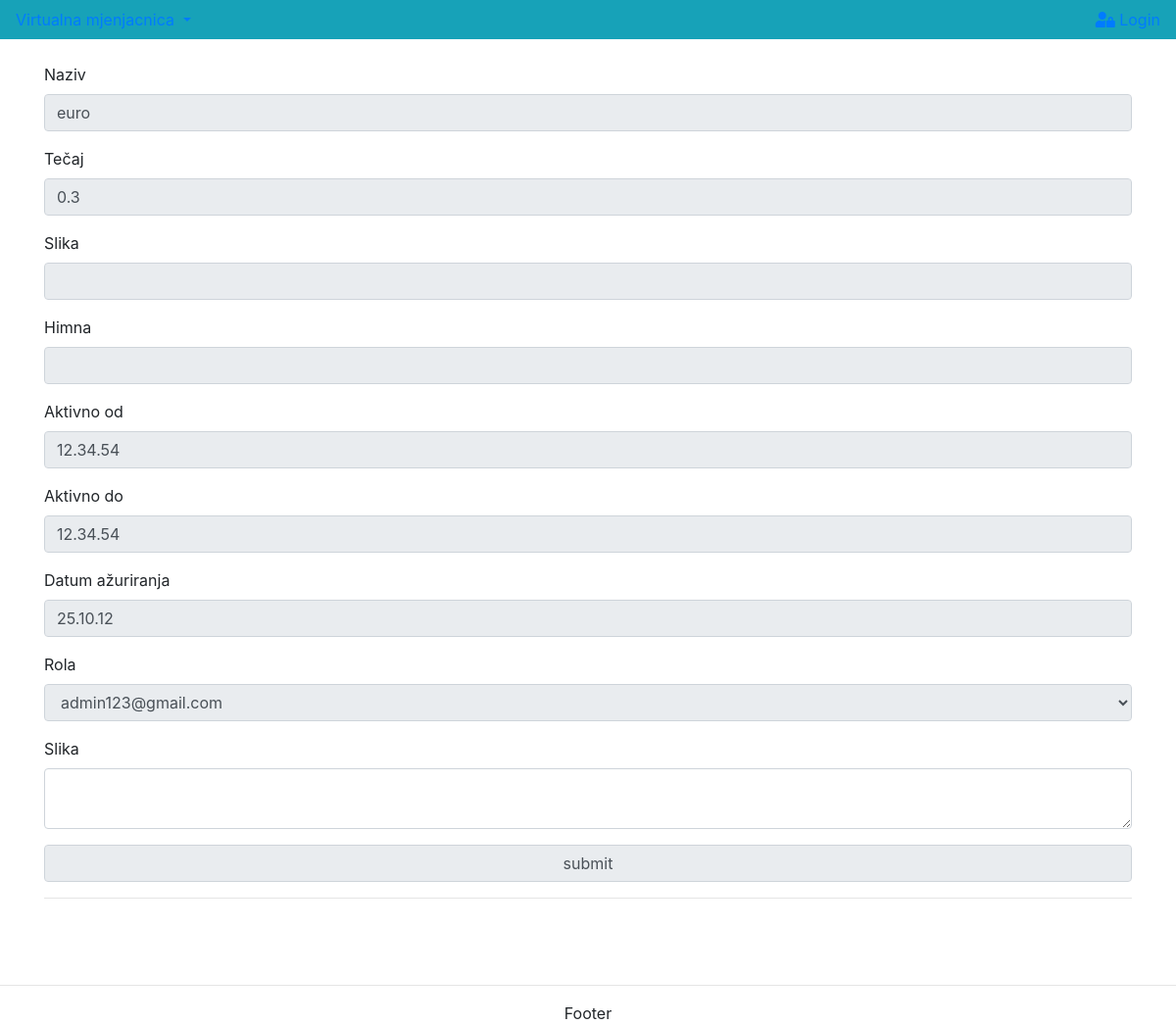
The app's page /valuta.php?id=1, older data.
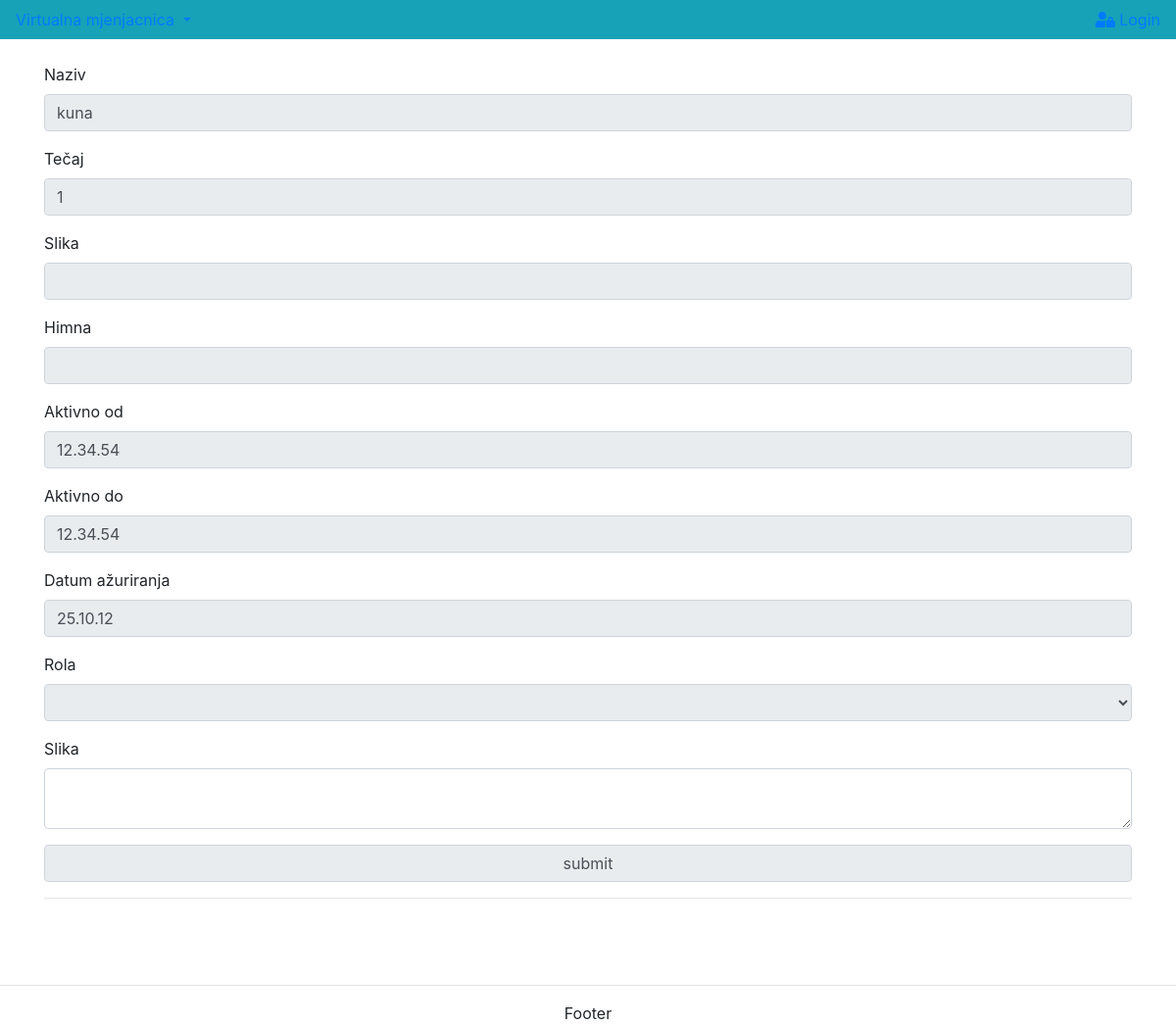
The same page, newer data.
### tables this page shows
create table valuta
(
    valuta_id           int not null primary key auto_increment,
    moderator_id        int not null,
    naziv               varchar(50) not null,
    tecaj               double,
    slika               varchar(255),
    zvuk                varchar(255),
    aktivno_od          time,
    aktivno_do          time,
    datum_azuriranja    date
);

### valuta.php (the view, shortened to what this page needs)
<?php include_once "etc/config.php"; ?>
<!doctype html>
<html prefix="og: http://ogp.me/ns#" class="no-js" lang="en" dir="ltr">
    <head>
        <?php include_once "template/head.php"; ?>
    </head>
    <div>
        <?php include_once "template/navigation.php"; ?>
        <br>
        <?php
            $query = $conn->prepare('select a.* from valuta a where a.valuta_id = :valuta_id');
            $query->execute([
                'valuta_id' => $_GET['id']
            ]);
            $valuta = $query->fetch(5);
            $role = 'notAdmin';
        ?>
        <div class="row justify-content-center align-self-center">
            <div class="container align-items-center">
                <form action="/private/admin/updateCurrency.php" method="post">
                    <div class="form-group">
                        <label for="naziv">Naziv</label>
                        <input type="text" <?= $role!='admin' ? 'disabled':'' ?>
                               class="form-control" id="naziv" value="<?= $valuta->naziv; ?>" name="naziv">
                    </div>
                    <div class="form-group">
                        <label for="tecaj">Tečaj</label>
                        <input type="number" <?= $role!='admin' ? 'disabled':'' ?>
                               step="0.01" class="form-control" value="<?= $valuta->tecaj; ?>" id="tecaj" name="tecaj">
                    </div>
                    <div class="form-group">
                        <label for="slika">Slika</label>
                        <input type="text" <?= $role!='admin' ? 'disabled':'' ?>
                               class="form-control" id="slika" value="<?= $valuta->slika; ?>"  name="slika">
                    </div>
                    <div class="form-group">
                        <label for="zvuk">Himna</label>
                        <input type="text" <?= $role!='admin' ? 'disabled':'' ?>
                               class="form-control" id="zvuk" value="<?= $valuta->zvuk; ?>" name="zvuk">
                    </div>
                    <div class="form-group">
                        <label for="aktivno_od">Aktivno od</label>
                        <input type="text" <?= $role!='admin' ? 'disabled':'' ?>
                               class="form-control time_picker" id="aktivno_od" name="aktivno_od"
                            value="<?= date('H.i.s', strtotime($valuta->datum_azuriranja . $valuta->aktivno_od)); ?>">
                    </div>
                    <div class="form-group">
                        <label for="aktivno_do">Aktivno do</label>
                        <input type="text" <?= $role!='admin' ? 'disabled':'' ?>
                               class="form-control time_picker" id="aktivno_do" name="aktivno_do"
                               value="<?= date('H.i.s', strtotime($valuta->datum_azuriranja . $valuta->aktivno_do)); ?>">
                    </div>
                    <div class="form-group">
                        <label for="datum_azuriranja">Datum ažuriranja</label>
                        <input type="text" <?= $role!='admin' ? 'disabled':'' ?>
                               class="form-control time_picker" id="datum_azuriranja"
                            value="<?= date('d.m.g', strtotime($valuta->datum_azuriranja)); ?>" name="datum_azuriranja">
                    </div>
                    <?php
                    $query = $conn->prepare('SELECT a.korisnik_id, a.email FROM korisnik a
                                            inner join tip_korisnika b on a.tip_korisnika_id = b.tip_korisnika_id
                                            where b.naziv = "moderator"');
                    $query->execute();
                    $moderators = $query->fetchAll(PDO::FETCH_OBJ);
                    ?>
                    <div class="form-group">
                        <label for="moderator">Rola</label>
                        <select class="form-control" <?= $role!='admin' ? 'disabled':'' ?> name="moderator" id="moderator">
                            <?php foreach ($moderators as $moderator):?>
                                <option value="<?= $moderator->korisnik_id;?>">
                                    <?= $moderator->email;?>
                                </option>
                            <?php endforeach; ?>
                        </select>
                    </div>
                    <div class="form-group">
                        <label for="slika">Slika</label>
                        <textarea class="form-control" id="slika" name="slika"></textarea>
                    </div>
                    <div class="form-group">
                        <input type="submit" <?= $role!='admin' ? 'disabled':'' ?> class="form-control" id="submit" name="submit" value="submit">
                    </div>
                    <hr>
                    <div class="form-group">
                        <div class="card-body">
                        </div>
                    </div>
                </form>
            </div>
        </div>
    </div>
        <?php include_once "template/footer.php"; ?>
</html>

### template/head.php (shortened to what this page needs)
<link rel="stylesheet" href="https://stackpath.bootstrapcdn.com/bootstrap/4.3.1/css/bootstrap.min.css">
<link rel="stylesheet" href="https://use.fontawesome.com/releases/v5.1.0/css/all.css">
<link rel="stylesheet" href="//cdnjs.cloudflare.com/ajax/libs/timepicker/1.3.5/jquery.timepicker.min.css">

### template/navigation.php (shortened to what this page needs)
<nav class="navbar navbar-expand-lg navbar-light bg-info text-white">
    <div class="collapse navbar-collapse" id="navbarSupportedContent">
        <ul class="navbar-nav mr-0">
                <li class="nav-item dropdown">
                    <a class="dropdown-toggle" data-toggle="dropdown" href="/"
                       role="button" aria-haspopup="true" aria-expanded="false">Virtualna mjenjacnica
                    </a>
                </li>
        </ul>
    </div>
    <ul class="nav justify-content-end">
        <?php if(empty($_SESSION) || $_SESSION['tip_korisnika'] === 'anonimni'): ?>
            <li><a href="/login.php"><i class='fas fa-user-lock'></i> Login</a></li>
        <?php else: ?>
            <li><a href="/authorization/logout.php"><i class='fas fa-unlock-alt'></i> Logout</a></li>
        <?php endif; ?>
    </ul>
</nav>

### template/footer.php
<hr />
<div id="footer" class="container" style="text-align: center;">
    Footer
</div>

Row changes from the older to the newer data that the page shows:
changed valuta: naziv "euro" → "kuna"; tecaj "0.3" → "1"
Text that changed along with them:
form field moderator: "admin123@gmail.com" → (not shown)
